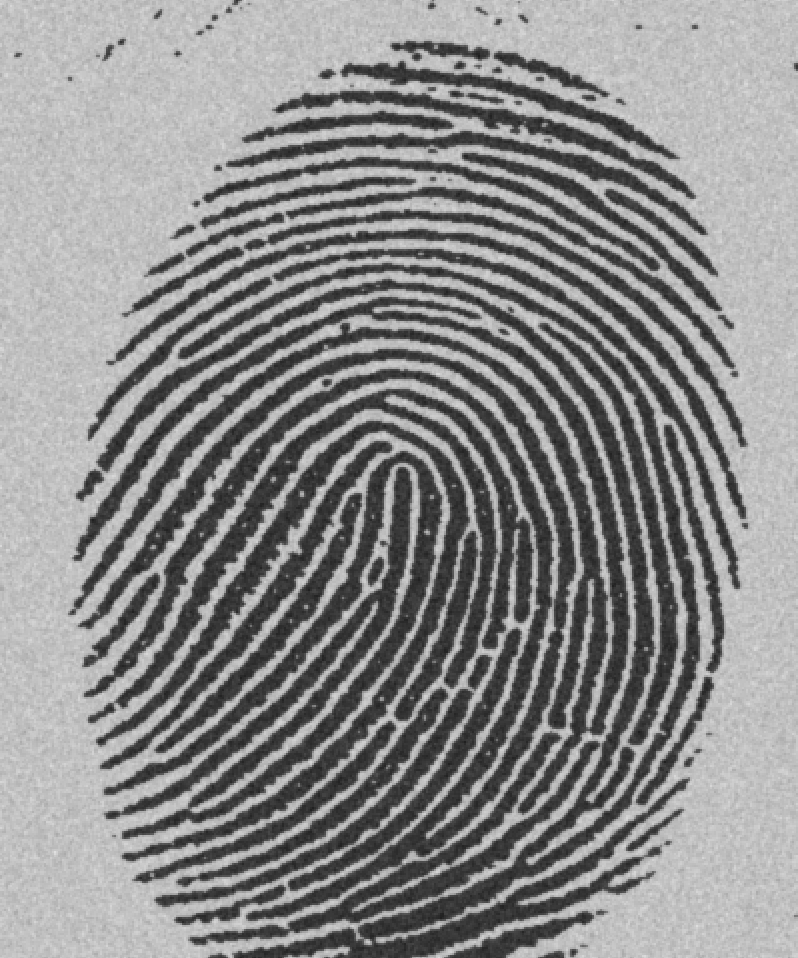
#> input picture Question-5/fingerprint_seg.tif, 798 x 958 px
$ jupyter execute '5(c).ipynb'
#> lines starting #> are read from the running program, lines starting #| are printed output that depends on the picture; after the words box and inside, x2 and y2 are one past the last pixel; in counts of white or black regions, pixels touching at a corner belong together; long printed decimals are rounded
## Implement image segmentation using basic global thresholding algorithm

[cell 1]
import cv2
import numpy as np
import matplotlib.pyplot as plt

## Basic Global Thresholding Function

[cell 2]
def basic_global_thresholding(image, max_iterations=100, epsilon=0.5):
    T = np.mean(image)

    for _ in range(max_iterations):
        mask = image > T
        G1 = image[mask]
        G2 = image[~mask]

        if G1.size == 0 or G2.size == 0:
            break

        new_T = (np.mean(G1) + np.mean(G2)) / 2

        if abs(new_T - T) < epsilon:
            break

        T = new_T

    segmented = np.where(image > T, 255, 0).astype(np.uint8)
    return segmented, T

## applying basic Global Thresholding

[cell 3]
img = cv2.imread("fingerprint_seg.tif", cv2.IMREAD_GRAYSCALE)
#> img is the input picture: shape (958, 798); min 29, max 224, mean 140
hist = np.zeros(256)

for i in range(img.shape[0]):
    for j in range(img.shape[1]):
        hist[img[i, j]] += 1

segmented, T = basic_global_thresholding(img)
#> in basic_global_thresholding, `T = np.mean(image)`: T = 140
#> the loop in basic_global_thresholding, `for _ in range(max_iterations):` made 2 passes
#> (new_T, T) on pass 1: (125.6, 125.6)
#> new_T on pass 2: 125.4
#> pass 1, in basic_global_thresholding, `mask = image > T`:
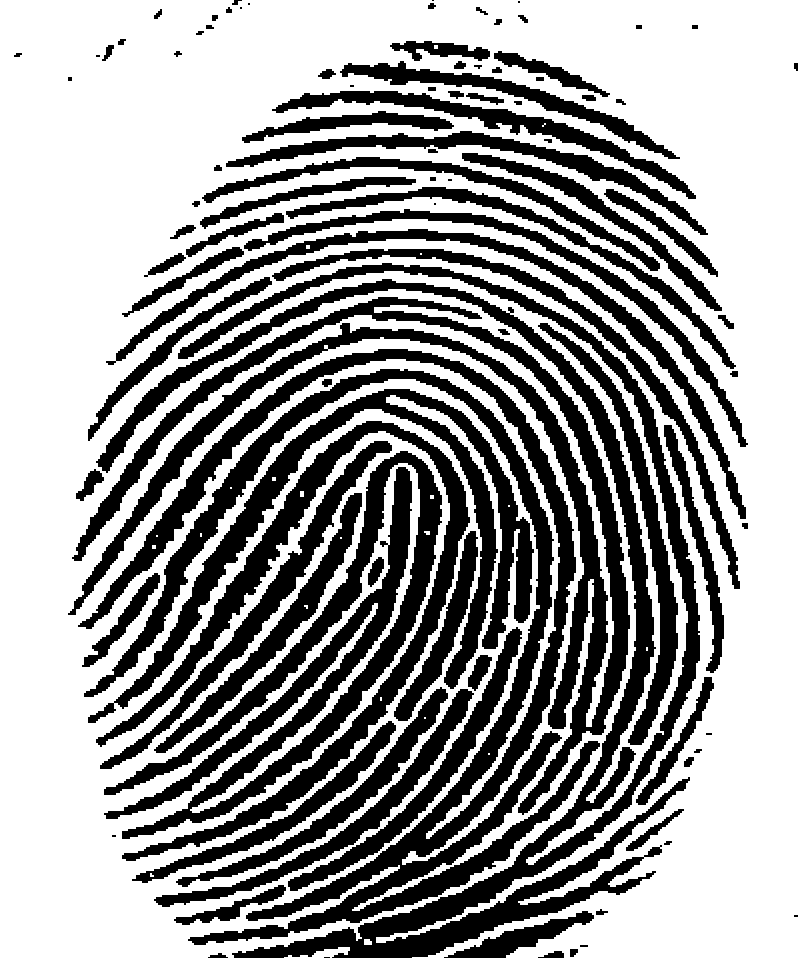
#> mask: shape (958, 798) bool; 61.7% white; 101 black regions (14 under 20 px), largest, box (x1, y1, x2, y2) and area: (78, 349, 600, 945) 43980, (96, 263, 700, 958) 40402, (68, 297, 630, 815) 29808
#> pass 2, in basic_global_thresholding, `mask = image > T`:
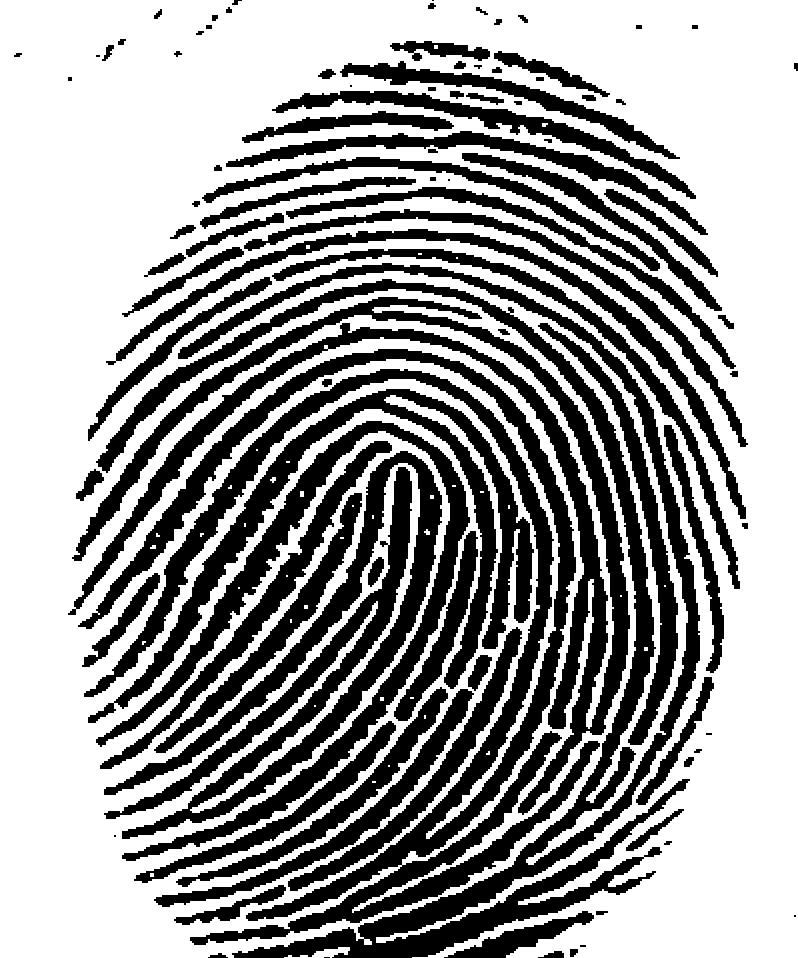
#> mask: shape (958, 798) bool; 61.9% white; 97 black regions (10 under 20 px), largest, box (x1, y1, x2, y2) and area: (78, 349, 600, 945) 43740, (96, 263, 700, 958) 40222, (68, 297, 630, 815) 29700
#> T = 125.6
print(f"Threshold value: {T}")
#| Threshold value: 125.650

plt.figure(figsize=(12, 4))

plt.subplot(1, 3, 1)
plt.imshow(img, cmap='gray')
plt.title("Original Image")
plt.axis('off')


plt.subplot(1, 3, 2)
plt.bar(range(256), hist, width=1.0, color = 'gray')
plt.title("Histogram")
plt.xlabel("Intensity")
plt.ylabel("Frequency")

plt.subplot(1, 3, 3)
plt.imshow(segmented, cmap='gray')
plt.title("Segmented Image")
plt.axis('off')

plt.tight_layout()
plt.show()
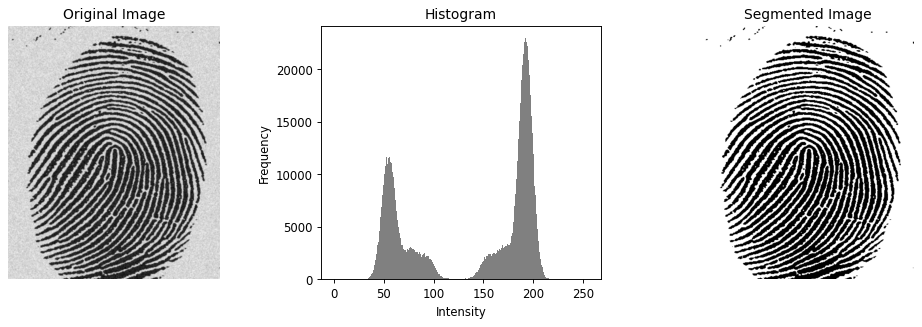
#> figure drawn by matplotlib, 3 panels; panel 2: tallest bar 23014 high, from x = 191.5 to 192.5

$ run again, with Question-5/building.tif copied over Question-5/fingerprint_seg.tif
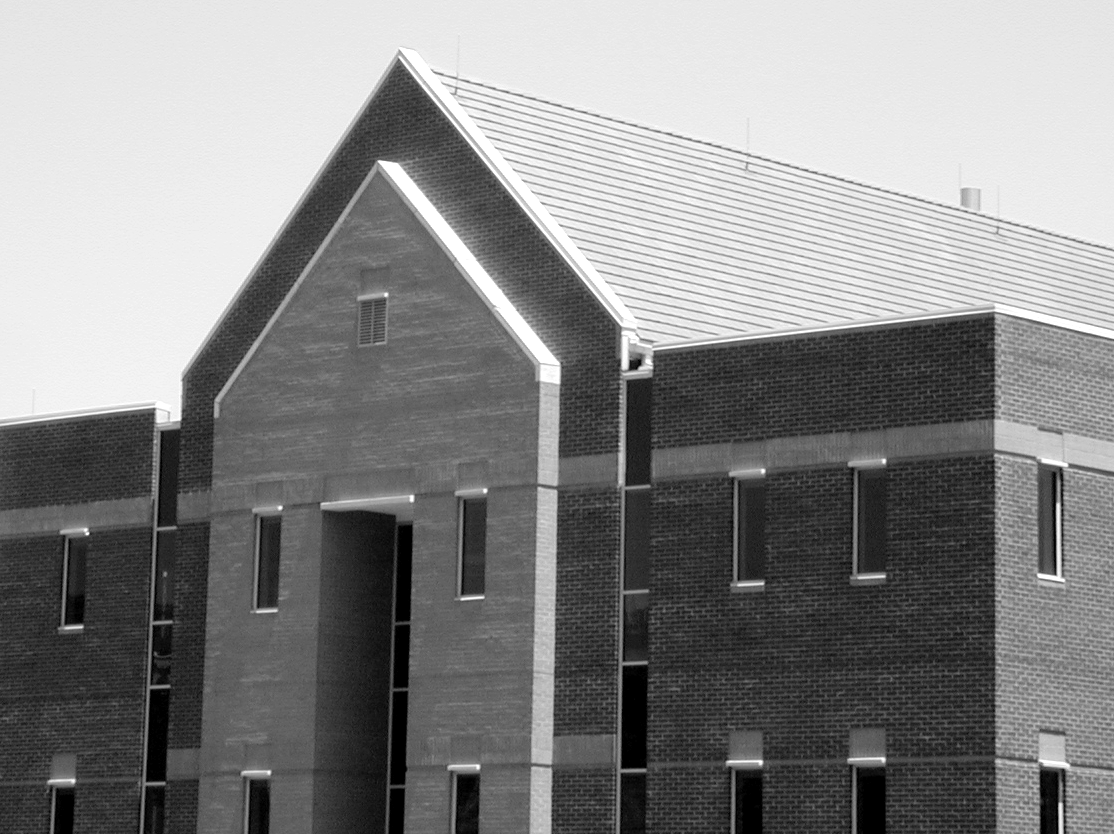
#> input picture Question-5/building.tif, 1114 x 834 px
#> img is the input picture: shape (834, 1114); min 0, max 255, mean 133.3
#> in basic_global_thresholding, `T = np.mean(image)`: T = 133.3
#> the loop in basic_global_thresholding, `for _ in range(max_iterations):` made 4 passes
#> (new_T, T) on passes 1 to 3: (144.7, 144.7), (147.2, 147.2), (147.7, 147.7)
#> pass 1, in basic_global_thresholding, `mask = image > T`:
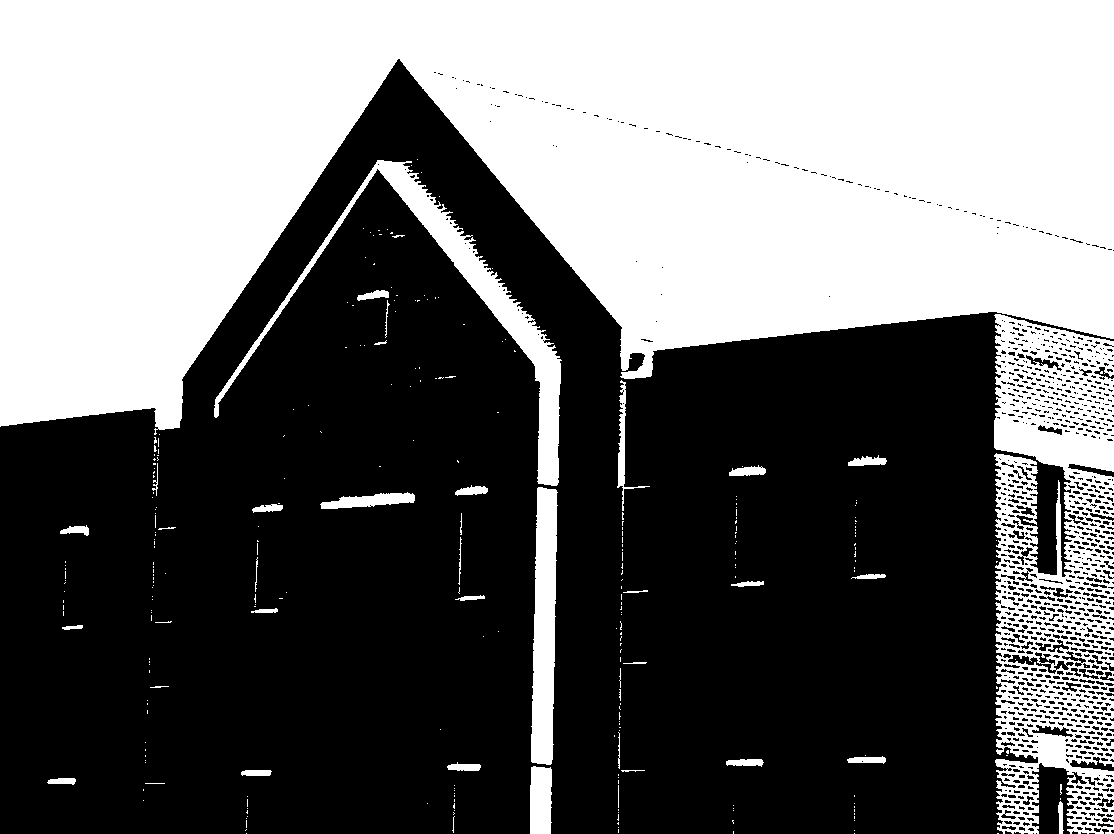
#> mask: shape (834, 1114) bool; 42.4% white; 288 white regions (248 under 20 px), largest, box (x1, y1, x2, y2) and area: (0, 0, 1114, 435) 330349, (994, 314, 1114, 834) 39853, (214, 160, 562, 486) 10579
#> segmented: shape (834, 1114); 40.5% white; 243 white regions (183 under 20 px), largest, box (x1, y1, x2, y2) and area: (0, 0, 1114, 430) 329326, (994, 314, 1114, 511) 11407, (214, 160, 561, 486) 9550
#> `segmented, T = basic_global_thresholding(img)`: T = 147.7
#| Threshold value: 147.683
#> `plt.show()`:
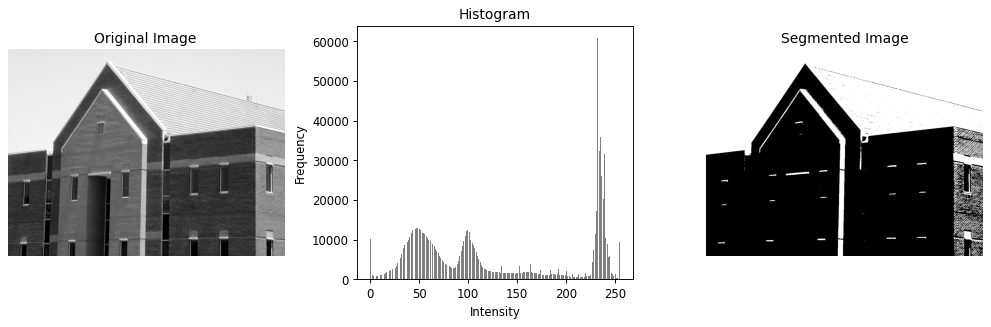
#> figure drawn by matplotlib, 3 panels; panel 2: tallest bar 60842 high, from x = 231.5 to 232.5
